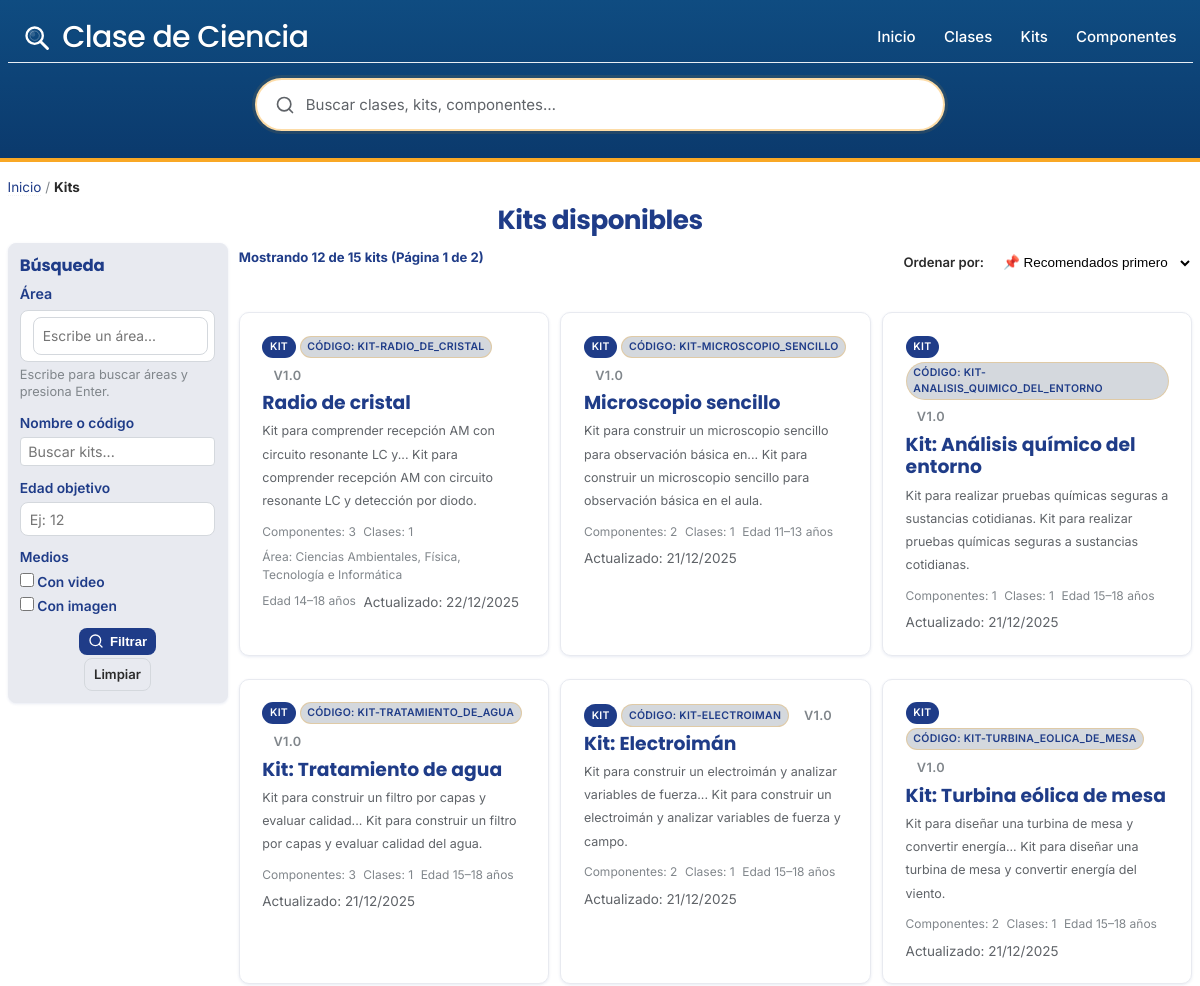
/kits.php (upper part), run on an earlier commit of the app's database.
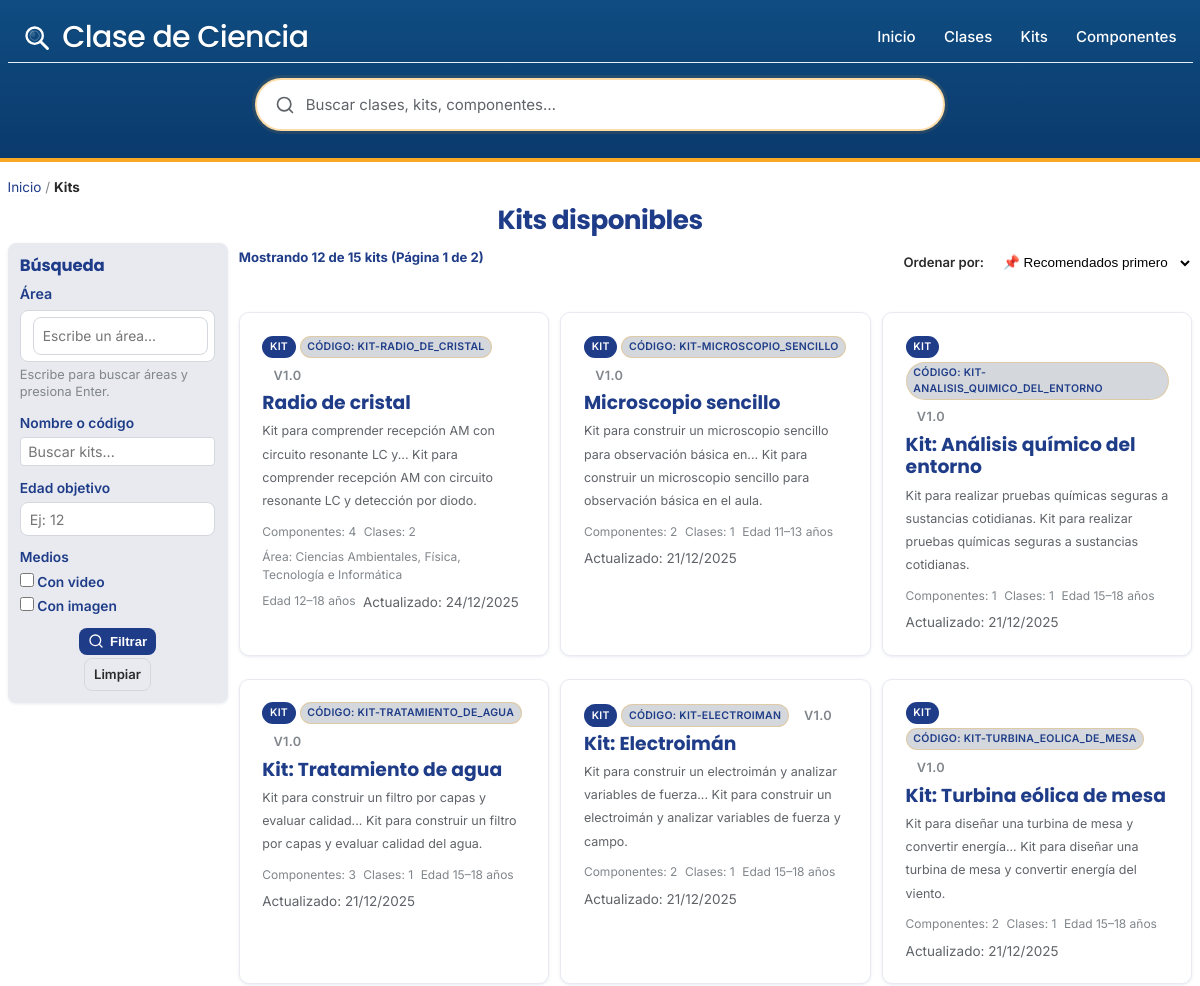
And on a later commit of the database.
### tables this page shows
CREATE TABLE `kits` (
  `id` int(11) NOT NULL,
  `clase_id` int(11) NOT NULL,
  `nombre` varchar(120) NOT NULL,
  `slug` varchar(120) DEFAULT NULL,
  `codigo` varchar(64) DEFAULT NULL,
  `version` varchar(32) DEFAULT NULL,
  `resumen` text DEFAULT NULL,
  `contenido_html` mediumtext DEFAULT NULL,
  `imagen_portada` varchar(255) DEFAULT NULL,
  `video_portada` varchar(255) DEFAULT NULL,
  `seguridad` longtext DEFAULT NULL CHECK (json_valid(`seguridad`)),
  `seo_title` varchar(160) DEFAULT NULL,
  `seo_description` varchar(255) DEFAULT NULL,
  `activo` tinyint(1) NOT NULL DEFAULT 1,
  `created_at` datetime NOT NULL DEFAULT current_timestamp(),
  `updated_at` datetime NOT NULL DEFAULT current_timestamp() ON UPDATE current_timestamp(),
  `time_minutes` int(11) DEFAULT NULL COMMENT 'Tiempo armado por defecto',
  `dificultad_ensamble` varchar(32) DEFAULT NULL COMMENT 'Dificultad por defecto'
);

### includes/functions.php (called while the page is built, shortened)
<?php
function h($string) {
    return htmlspecialchars((string)$string, ENT_QUOTES, 'UTF-8');
}
function get_current_page() {
    return isset($_GET['page']) ? max(1, intval($_GET['page'])) : 1;
}
function get_offset($page = null) {
    $page = $page ?? get_current_page();
    return ($page - 1) * POSTS_PER_PAGE;
}

### kits.php (the view, shortened to what the changed rows need)
<?php
require_once 'config.php';
require_once 'includes/functions.php';
function cdc_word_limit($text, $max_words = 10) {
    $t = trim(strip_tags((string)$text));
    $words = preg_split('/\s+/u', $t, -1, PREG_SPLIT_NO_EMPTY);
    if (!$words || count($words) <= (int)$max_words) return $t;
    $slice = array_slice($words, 0, (int)$max_words);
    return implode(' ', $slice) . '...';
}
function cdc_get_kits($pdo, $search = '', $limit = 12, $offset = 0, $filters = [], $sort = 'recientes') {
    $params = [];
    $where = ["k.activo = 1"];
    $joins = ["LEFT JOIN kits_areas ka ON ka.kit_id = k.id", "LEFT JOIN areas a ON a.id = ka.area_id"];
    $edad = isset($filters['edad']) ? (int)$filters['edad'] : null;
    $con_video = !empty($filters['con_video']);
    $con_imagen = !empty($filters['con_imagen']);
    $area_slug = isset($filters['area']) ? trim((string)$filters['area']) : '';
    $orderBy = "ORDER BY k.updated_at DESC, k.id DESC";
    $sql = "SELECT
                k.id, k.nombre, k.slug, k.codigo, k.version, k.updated_at,
                k.resumen, k.seguridad,
                GROUP_CONCAT(DISTINCT a.nombre SEPARATOR ', ') AS areas_nombres,
                (SELECT COUNT(*) FROM kit_componentes kc WHERE kc.kit_id = k.id) AS componentes_count,
                (SELECT COUNT(*) FROM clase_kits ck WHERE ck.kit_id = k.id) AS clases_count
            FROM kits k
            " . implode(' ', array_unique($joins)) . "
            WHERE " . implode(' AND ', $where) . "
            GROUP BY k.id
            " . $orderBy . "
            LIMIT ? OFFSET ?";
    $params[] = (int)$limit; $params[] = (int)$offset;
    $stmt = $pdo->prepare($sql);
    $stmt->execute($params);
    return $stmt->fetchAll(PDO::FETCH_ASSOC);
}
$q = trim($_GET['q'] ?? '');
$filters = [
    'edad' => (isset($_GET['edad']) && trim((string)$_GET['edad']) !== '') ? (int)$_GET['edad'] : null,
    'con_video' => isset($_GET['con_video']) && $_GET['con_video'] === '1',
    'con_imagen' => isset($_GET['con_imagen']) && $_GET['con_imagen'] === '1',
];
$sort = isset($_GET['sort']) ? (string)$_GET['sort'] : 'recientes';
$current_page = get_current_page();
$offset = get_offset($current_page);
$kits = cdc_get_kits($pdo, $q, POSTS_PER_PAGE, $offset, $filters, $sort);
include 'includes/header.php';
?>
<div class="container library-page">
    <h1><?= $q !== '' ? 'Resultados de búsqueda de kits' : 'Kits disponibles' ?></h1>
    <div class="library-layout">
        <aside class="filters-sidebar">
            <h2>Búsqueda</h2>
        </aside>
        <div class="library-content">
            <?php if (empty($kits)): ?>
            <div class="no-results">
                <p>No hay kits con los criterios seleccionados.</p>
                <a href="/kits" class="btn btn-secondary">Ver todos</a>
            </div>
            <?php else: ?>
            <div class="articles-grid">
                <?php foreach ($kits as $k): ?>
                <article class="article-card" data-href="/<?= h($k['slug']) ?>">
                    <a class="card-link" href="/<?= h($k['slug']) ?>">
                        <div class="card-content">
                            <div class="card-meta">
                                <span class="section-badge">Kit</span>
                                <?php if (!empty($k['codigo'])): ?>
                                <span class="difficulty-badge">Código: <?= h($k['codigo']) ?></span>
                                <?php endif; ?>
                                <?php if (!empty($k['version'])): ?>
                                <span class="badge">v<?= h($k['version']) ?></span>
                                <?php endif; ?>
                            </div>
                            <h3><?= h($k['nombre']) ?></h3>
                            <?php if (!empty($k['resumen'])): ?>
                            <p class="excerpt"><small>
                                <span class="text-trunc"><?= h(cdc_word_limit($k['resumen'], 10)) ?></span>
                                <span class="text-full"><?= h($k['resumen']) ?></span>
                            </small></p>
                            <?php endif; ?>
                            <div class="card-footer">
                                <span class="area">Componentes: <?= (int)$k['componentes_count'] ?></span>
                                <span class="age">Clases: <?= (int)$k['clases_count'] ?></span>
                                <?php $area_label = !empty($k['areas_nombres']) ? $k['areas_nombres'] : ''; ?>
                                <?php if ($area_label): ?><span class="area">Área: <?= h($area_label) ?></span><?php endif; ?>
                                <?php
                                $edad_label = '';
                                if (!empty($k['seguridad'])) {
                                    try {
                                        $seg = json_decode($k['seguridad'], true);
                                        if (is_array($seg)) {
                                            $emin = isset($seg['edad_min']) && is_numeric($seg['edad_min']) ? (int)$seg['edad_min'] : null;
                                            $emax = isset($seg['edad_max']) && is_numeric($seg['edad_max']) ? (int)$seg['edad_max'] : null;
                                            if ($emin !== null && $emax !== null && $emin > 0 && $emax > 0) {
                                                $edad_label = 'Edad ' . $emin . '–' . $emax . ' años';
                                            }
                                        }
                                    } catch (Exception $e) {  }
                                }
                                ?>
                                <?php if ($edad_label): ?><span class="age"><?= h($edad_label) ?></span><?php endif; ?>
                                <?php if (!empty($k['updated_at'])): ?>
                                    <span class="muted">Actualizado: <?= date('d/m/Y', strtotime($k['updated_at'])) ?></span>
                                <?php endif; ?>
                            </div>
                        </div>
                    </a>
                </article>
                <?php endforeach; ?>
            </div>
            <?php endif; ?>
        </div>
    </div>
</div>
<?php include 'includes/footer.php'; ?>

What changed in the data, as far as the page shows it:
changed kits "Radio de cristal": componentes_count "3" → "4"; clases_count "1" → "2"; seguridad "Edad 14–18 años" → "Edad 12–18 años"; updated_at "22/12/2025" → "24/12/2025"
